Frame 1 (no input): blank canvas, image omitted
Frame 60 (no input): blank canvas, image omitted
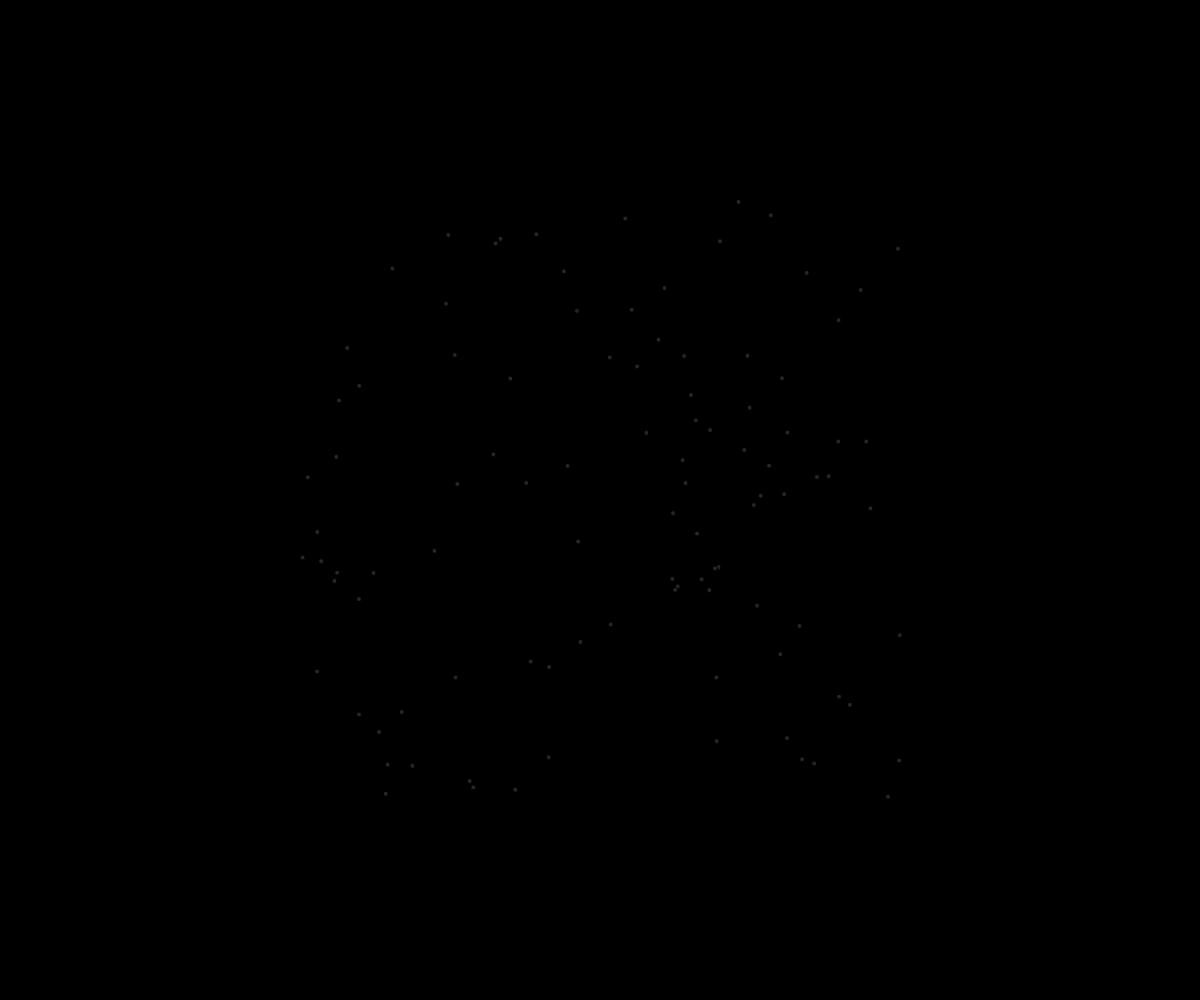
Frame 120 (the mouse pressed at the canvas centre since frame 60)

The p5.js sketch whose frames 1 and 60 were blank and that drew this single picture after the mouse press (run headless with seeded random() and noise() and a simulated clock; from frame 60 on, the mouse is pressed at the canvas centre):

// p5.js sketch
// ── sketch.js
// Fireworks OOP

class Spark {
  constructor(x, y, dx, dy) {
    this.x = x;
    this.y = y;
    this.dx = dx;
    this.dy = dy;
    this.r = 50;
    this.g = 50;
    this.b = 50;
    this.alpha = 255;
    this.size = 5;
  }

  display() {
    noStroke;
    fill(this.r, this.g, this.b, this.alpha);
    circle(this.x, this.y, this.size);
    this.alpha--;
  }

  update() {
    this.x += this.dx;
    this.y += this.dy;
  }
  isDead() {
    return this.alpha <= 0;
  }
}

let sparkArray = [];

function setup() {
  createCanvas(windowWidth, windowHeight);
  spawnSpark();
}

function draw() {
  background("black");
  for (let i = sparkArray.length - 1; i >= 0; i--) {
    sparkArray[i].update();
    sparkArray[i].display();

    // remove if needed

    if (sparkArray[i].isDead()) {
      sparkArray.splice(i, 1);
    }
  }
}

function spawnSpark() {
  let theSpark = new Spark(mouseX, mouseY, random(-5, 5), random(-5, 5));
  sparkArray.push(theSpark);
}

function mousePressed() {
  for (let i = 0;i < 100; i++) {
    spawnSpark();
  }
}
